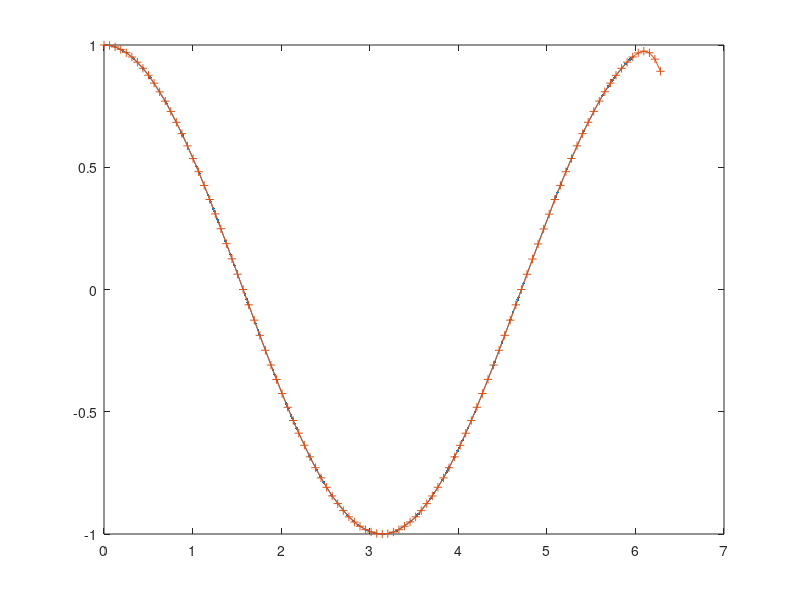
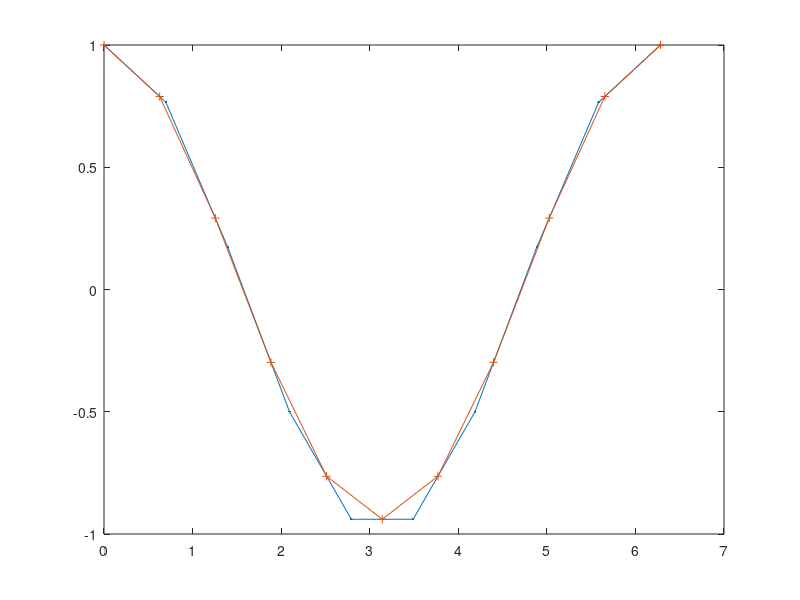

Recreate these plots in MATLAB, in order. (Note: this script raises an error after producing the figures.)
clear all; close all; clc;

% plot for debugging purposes
plot_dgb = true;

% functions are given by a set of coordinates and nodal values (x,y)
% function 1 is a surrogate for Jim's semi analytical GRH
% function 2 is a surrogate for Marco's FEM solution

% extremities of the domain
x_left = 0;
x_right= 2*pi;

%%%%%%%%%%%%%%%%%%%%%%%%%%%%%%
% defining data 1
%%%%%%%%%%%%%%%%%%%%%%%%%%%%%%
% number of points
n_pts_1 = 110;
% random points
r=rand(n_pts_1,1); 
% random mesh
x_1 = x_left + (sort(r,'ascend'))*(x_right-x_left);
% values
y_1 = cos(2*pi/(x_right-x_left).*x_1);
% check
if plot_dgb, figure(1); plot(x_1,y_1,'.-'); hold all; end

% making poly of that data 
poly_1 = interp1(x_1,y_1,'pchip','pp');
%         pp = interp1(t,y,'linear','pp');
f_1 = @(x) ppval(poly_1,x);
if plot_dgb, x=linspace(x_left,x_right,101); plot(x,f_1(x),'+-'); end

%%%%%%%%%%%%%%%%%%%%%%%%%%%%%%
% defining data 2
%%%%%%%%%%%%%%%%%%%%%%%%%%%%%%
% number of points
n_pts_2 = 10; n_elem_2 = n_pts_2-1;
% mesh
x_2 = linspace(x_left,x_right,n_pts_2);
% mesh size 
dx = (x_right-x_left)/n_elem_2;
% values
y_2 = cos(2*pi/(x_right-x_left).*x_2);
% check
if plot_dgb, figure(2); plot(x_2,y_2,'.-'); hold all; end

% making poly of that data 
poly_2 = interp1(x_2,y_2,'linear','pp');
f_2 = @(x) ppval(poly_2,x);
if plot_dgb, x=linspace(x_left,x_right,11); plot(x,f_2(x),'+-'); end


%%%%%%%%%%%%%%%%%%%%%%%%%%%%%%
% compute norm
%%%%%%%%%%%%%%%%%%%%%%%%%%%%%%

% reset norm
norm = 0;
% select GL quadrature
n_quad = 2;
[xq,wq] = GLNodeWt(n_quad);

% loop over FEM mesh
for iel=1:n_elem_2
    % beginning/end of mesh interval
    x_beg = x_left + (iel-1)*dx;
    x_end = x_beg  + dx;
    % quad points on the physical mesh
    x_qp = (x_beg+x_end)/2 + dx*xq;
    % difference squared
    diff = (f_2(x_qp)-f_1(x_qp)).^2;
    % increment norm
    norm = norm + dot(wq*dx/2, diff);     
end
norm = sqrt(norm);
fprintf('norm %g using %d cells \n',norm,n_elem_2);